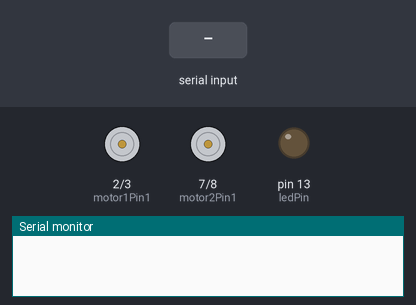
A sketch run on a simulated Arduino Uno, built with avr-gcc and run on an emulated ATmega328P. Shown: motor-driver pin pairs drawn as motors (green arrow = first pin HIGH = forward, orange = second pin HIGH = backward, longer = more drive, scaled by the enable pin), output pins drawn as LEDs (lit = HIGH), the last lines printed to the serial monitor. Inputs (shaded band) come from the test bench.

Above: at 1.2 s.
1.3 s: "F" received over Serial
At 2.5 s:
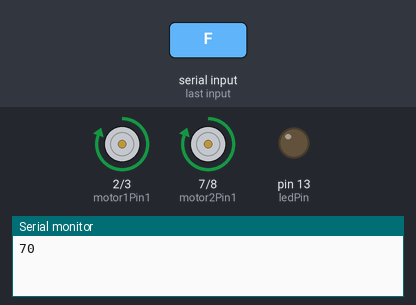
2.8 s: "B" received over Serial
At 3.8 s:
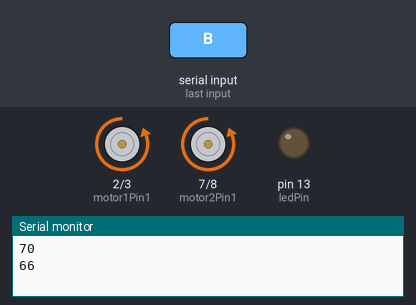
4.3 s: "L" received over Serial
At 4.9 s:
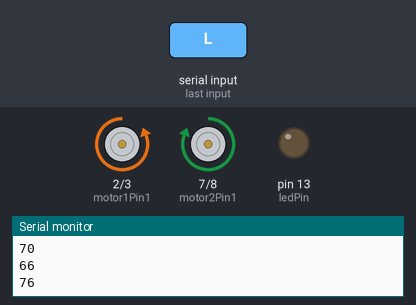
5.8 s: "R" received over Serial
At 7.0 s:
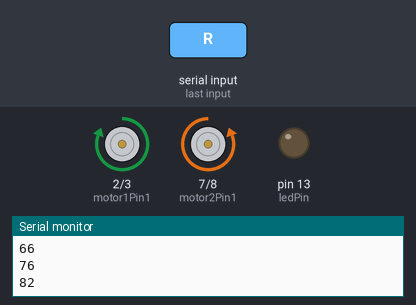
7.3 s: "A" received over Serial
At 8.4 s:
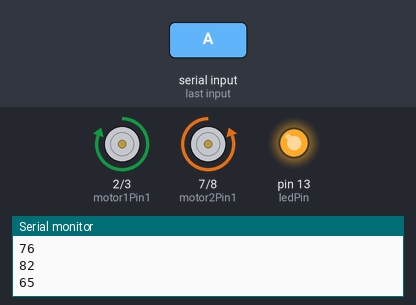
8.8 s: "T" received over Serial
At 9.5 s:
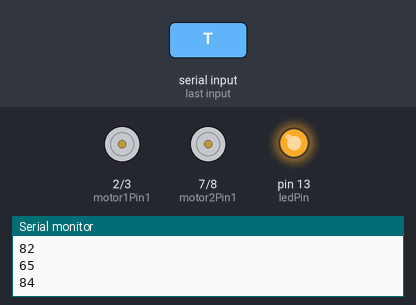
Timing chart, 0 to 11.3 s (numbered marks = the images above; inputs shaded):
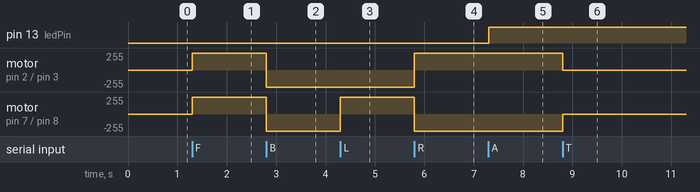

Measured:
- after the input at 1.3 s, motor on pin 2 (motor1Pin1) / pin 3 (motor1Pin2), motor on pin 7 (motor2Pin1) / pin 8 (motor2Pin2): stopped → forward 255/255 at once
- after the input at 2.8 s, motor on pin 2 (motor1Pin1) / pin 3 (motor1Pin2), motor on pin 7 (motor2Pin1) / pin 8 (motor2Pin2): forward 255/255 → backward 255/255 at once
- after the input at 4.3 s, motor on pin 7 (motor2Pin1) / pin 8 (motor2Pin2): backward 255/255 → forward 255/255 at once
- after the input at 5.8 s, motor on pin 2 (motor1Pin1) / pin 3 (motor1Pin2): backward 255/255 → forward 255/255 at once; motor on pin 7 (motor2Pin1) / pin 8 (motor2Pin2): forward 255/255 → backward 255/255 at once
- after the input at 7.3 s, pin 13 (ledPin): LOW → HIGH at once
- after the input at 8.8 s, motor on pin 2 (motor1Pin1) / pin 3 (motor1Pin2): forward 255/255 → stopped at once; motor on pin 7 (motor2Pin1) / pin 8 (motor2Pin2): backward 255/255 → stopped at once

The sketch:

bluetooth_car.ino
```cpp
// Define motor pins
const int motor1Pin1 = 2; // IN1 for Motor 1
const int motor1Pin2 = 3; // IN2 for Motor 1
const int motor1En = 5;   // ENA for Motor 1 (PWM)

const int motor2Pin1 = 7; // IN3 for Motor 2
const int motor2Pin2 = 8; // IN4 for Motor 2
const int motor2En = 6;   // ENB for Motor 2 (PWM)

// Define LED pin
const int ledPin = 13;

int data;
int Speeed = 255; // Change this value between 0 to 255 for speed

void setup() {
  // Set up motor pins as outputs
  pinMode(motor1Pin1, OUTPUT);
  pinMode(motor1Pin2, OUTPUT);
  pinMode(motor1En, OUTPUT);

  pinMode(motor2Pin1, OUTPUT);
  pinMode(motor2Pin2, OUTPUT);
  pinMode(motor2En, OUTPUT);

  // Set up LED pin as output
  pinMode(ledPin, OUTPUT);

  // Initialize serial communication
  Serial.begin(9600);

  // Initialize motors and LED to off
  Stop();
  digitalWrite(ledPin, LOW);
}

void loop() {
  while (Serial.available() > 0) {
    data = Serial.read();
    Serial.println(data);

    // Motor control commands
    if (data == 'F') {
      forward();
    } else if (data == 'B') {
      back();
    } else if (data == 'L') {
      left();
    } else if (data == 'R') {
      right();
    } else if (data == 'T') {
      Stop();
    }

    // LED control commands
    if (data == 'A') {
      digitalWrite(ledPin, HIGH);
    } else if (data == 'B') {
      digitalWrite(ledPin, LOW);
    }
  }
}

// Motor control functions
void forward() {
  digitalWrite(motor1Pin1, HIGH);
  digitalWrite(motor1Pin2, LOW);
  analogWrite(motor1En, Speeed);

  digitalWrite(motor2Pin1, HIGH);
  digitalWrite(motor2Pin2, LOW);
  analogWrite(motor2En, Speeed);
}

void back() {
  digitalWrite(motor1Pin1, LOW);
  digitalWrite(motor1Pin2, HIGH);
  analogWrite(motor1En, Speeed);

  digitalWrite(motor2Pin1, LOW);
  digitalWrite(motor2Pin2, HIGH);
  analogWrite(motor2En, Speeed);
}

void left() {
  digitalWrite(motor1Pin1, LOW);
  digitalWrite(motor1Pin2, HIGH);
  analogWrite(motor1En, Speeed);

  digitalWrite(motor2Pin1, HIGH);
  digitalWrite(motor2Pin2, LOW);
  analogWrite(motor2En, Speeed);
}

void right() {
  digitalWrite(motor1Pin1, HIGH);
  digitalWrite(motor1Pin2, LOW);
  analogWrite(motor1En, Speeed);

  digitalWrite(motor2Pin1, LOW);
  digitalWrite(motor2Pin2, HIGH);
  analogWrite(motor2En, Speeed);
}

void Stop() {
  digitalWrite(motor1Pin1, LOW);
  digitalWrite(motor1Pin2, LOW);
  analogWrite(motor1En, 0);

  digitalWrite(motor2Pin1, LOW);
  digitalWrite(motor2Pin2, LOW);
  analogWrite(motor2En, 0);
}
```
